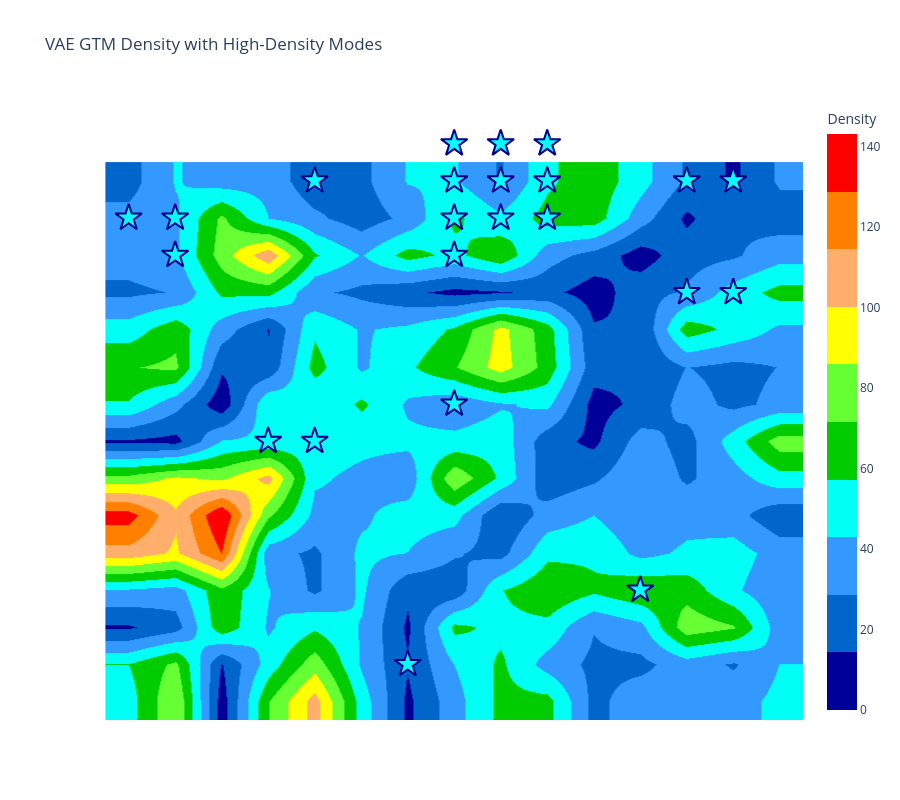
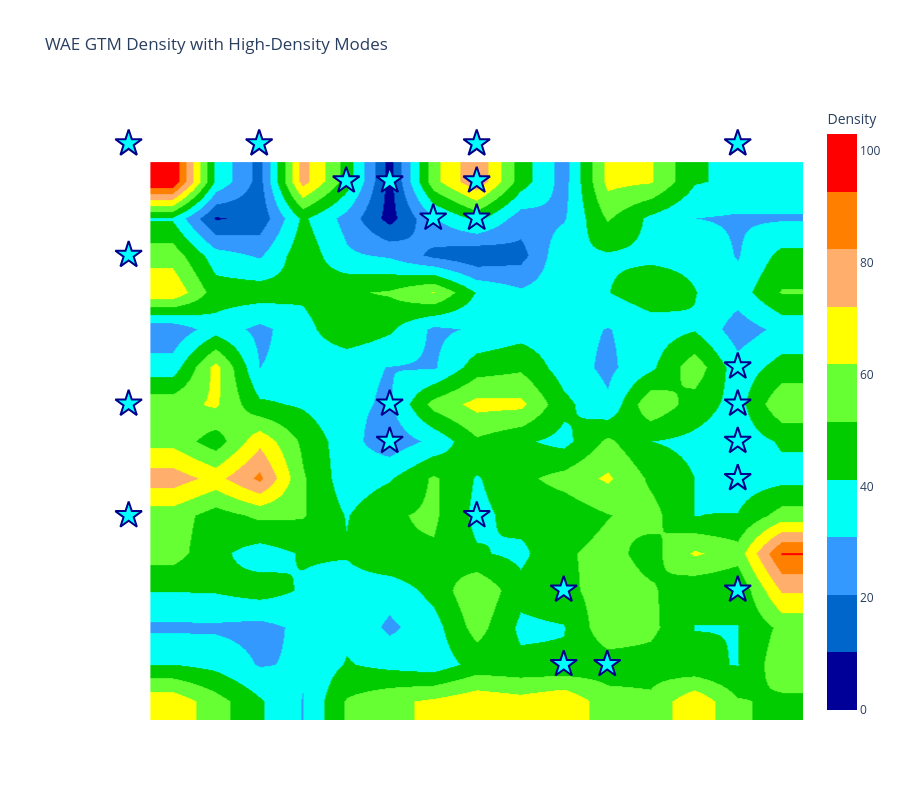
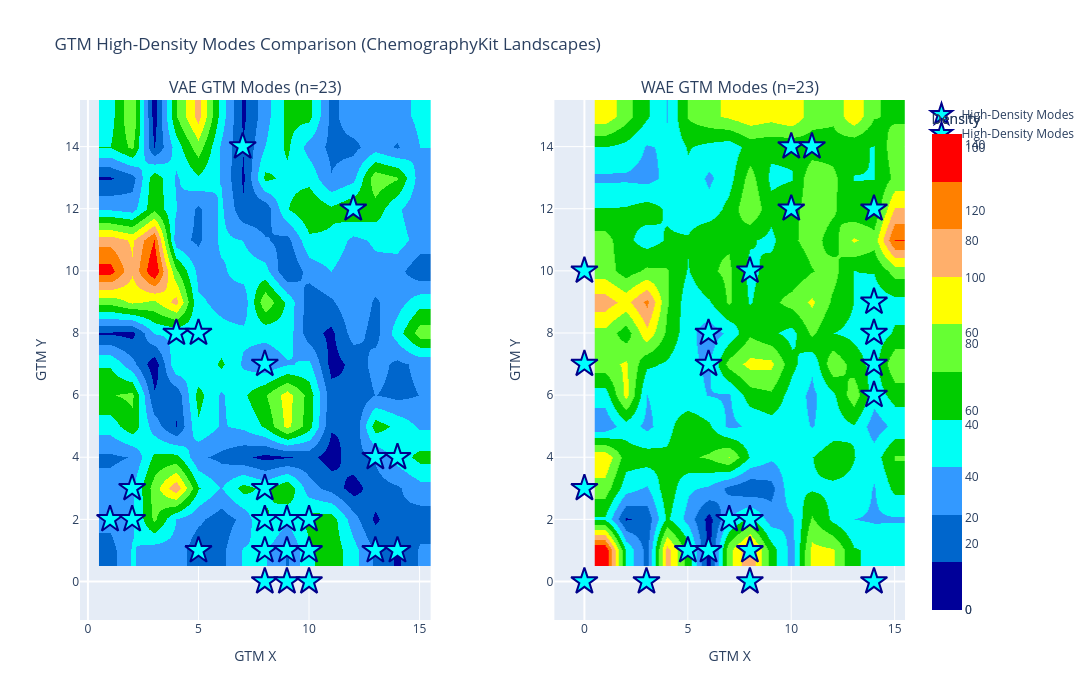

These figures' notebook cell, in order:
### Code cell
# Visualize modes on density landscape using ChemographyKit

print("Creating enhanced mode visualization with landscape background...")

# Create smooth density landscape as base
fig_modes_wae = plotly_smooth_density_landscape(
    density_table_wae,
    node_threshold=0.01,
    use_smooth=True,
    title="WAE GTM Density with High-Density Modes",
    width=900,
    height=800,
    background_color="white"
)

# Convert mode grid coordinates to continuous GTM coordinates
def grid_to_gtm_coords(modes, k):
    """Convert grid indices to GTM continuous coordinates"""
    gtm_coords = modes.copy().astype(float)
    return gtm_coords

modes_wae_gtm = grid_to_gtm_coords(modes_wae, k_wae)

# Add mode markers to WAE plot
fig_modes_wae.add_trace(
    go.Scatter(
        x=modes_wae_gtm[:, 1],
        y=modes_wae_gtm[:, 0],
        mode='markers',
        marker=dict(
            size=20,
            color='cyan',
            symbol='star',
            line=dict(color='darkblue', width=2)
        ),
        name='High-Density Modes',
        hovertemplate='Mode %{text}<br>x: %{x:.1f}<br>y: %{y:.1f}<extra></extra>',
        text=[f'{i+1}' for i in range(len(modes_wae))]
    )
)

# Save
wae_modes_path = RESULTS_DIR / 'gtm_modes_wae.html'
fig_modes_wae.write_html(str(wae_modes_path))

print(f"Saved mode visualization to: {wae_modes_path}")

# Show
fig_modes_wae.show()

### Figure 1 — Plotly figure (JSON) as saved in the notebook; plotly's stock layout.template omitted (floating-point values rounded to 4 significant figures; data arrays with more than 128 entries replaced by an {"elided": "..."} marker saying what was removed)
{"data": [{"colorbar": {"title": {"text": "Density"}}, "colorscale": [[0, "rgb(0,0,153)"], [0.1, "rgb(0,0,153)"], [0.1, "rgb(0,102,204)"], [0.2, "rgb(0,102,204)"], [0.2, "rgb(51,153,255)"], [0.3, "rgb(51,153,255)"], [0.3, "rgb(0,255,245)"], [0.4, "rgb(0,255,245)"], [0.4, "rgb(0,204,0)"], [0.5, "rgb(0,204,0)"], [0.5, "rgb(102,255,51)"], [0.6, "rgb(102,255,51)"], [0.6, "rgb(255,255,0)"], [0.7, "rgb(255,255,0)"], [0.7, "rgb(255,175,107)"], [0.8, "rgb(255,175,107)"], [0.8, "rgb(255,128,0)"], [0.9, "rgb(255,128,0)"], [0.9, "rgb(255,0,0)"], [1, "rgb(255,0,0)"]], "hoverinfo": "text", "showscale": true, "text": {"elided": "15x15 str values"}, "type": "heatmap", "x": [1, 2, 3, 4, 5, 6, 7, 8, 9, 10, 11, 12, 13, 14, 15], "y": [15, 14, 13, 12, 11, 10, 9, 8, 7, 6, 5, 4, 3, 2, 1], "z": {"elided": "15x15 float values"}, "zmax": 143.1, "zmin": 0, "zsmooth": "best"}, {"colorscale": [[0, "rgba(255,255,255,1)"], [6.988e-05, "rgba(255,255,255,1)"], [7.088e-05, "rgba(255,255,255,0)"], [1, "rgba(255,255,255,0)"]], "hoverinfo": "none", "showscale": false, "type": "heatmap", "x": [1, 2, 3, 4, 5, 6, 7, 8, 9, 10, 11, 12, 13, 14, 15], "y": [15, 14, 13, 12, 11, 10, 9, 8, 7, 6, 5, 4, 3, 2, 1], "z": {"elided": "15x15 float values"}, "zmax": 1, "zmin": 0, "zsmooth": "best"}, {"colorscale": [[0, "rgba(0,0,0,0)"], [1, "rgba(0,0,0,0)"]], "hoverinfo": "text", "showscale": false, "text": {"elided": "15x15 str values"}, "type": "heatmap", "x": [1, 2, 3, 4, 5, 6, 7, 8, 9, 10, 11, 12, 13, 14, 15], "y": [15, 14, 13, 12, 11, 10, 9, 8, 7, 6, 5, 4, 3, 2, 1], "z": {"elided": "15x15 float values"}, "zmax": 1, "zmin": 0}, {"hovertemplate": "Mode %{text}<br>x: %{x:.1f}<br>y: %{y:.1f}<extra></extra>", "marker": {"color": "cyan", "line": {"color": "darkblue", "width": 2}, "size": 20, "symbol": "star"}, "mode": "markers", "name": "High-Density Modes", "text": ["1", "2", "3", "4", "5", "6", "7", "8", "9", "10", "11", "12", "13", "14", "15", "16", "17", "18", "19", "20", "21", "22", "23"], "type": "scatter", "x": [8.0, 9.0, 10.0, 5.0, 8.0, 9.0, 10.0, 13.0, 14.0, 1.0, 2.0, 8.0, 9.0, 10.0, 2.0, 8.0, 13.0, 14.0, 8.0, 4.0, 5.0, 12.0, 7.0], "y": [0.0, 0.0, 0.0, 1.0, 1.0, 1.0, 1.0, 1.0, 1.0, 2.0, 2.0, 2.0, 2.0, 2.0, 3.0, 3.0, 4.0, 4.0, 7.0, 8.0, 8.0, 12.0, 14.0]}], "layout": {"height": 800, "paper_bgcolor": "white", "plot_bgcolor": "white", "title": {"text": "VAE GTM Density with High-Density Modes"}, "width": 900, "xaxis": {"visible": false}, "yaxis": {"autorange": "reversed", "visible": false}}}

### Figure 2 — Plotly figure (JSON) as saved in the notebook; plotly's stock layout.template omitted (floating-point values rounded to 4 significant figures; data arrays with more than 128 entries replaced by an {"elided": "..."} marker saying what was removed)
{"data": [{"colorbar": {"title": {"text": "Density"}}, "colorscale": [[0, "rgb(0,0,153)"], [0.1, "rgb(0,0,153)"], [0.1, "rgb(0,102,204)"], [0.2, "rgb(0,102,204)"], [0.2, "rgb(51,153,255)"], [0.3, "rgb(51,153,255)"], [0.3, "rgb(0,255,245)"], [0.4, "rgb(0,255,245)"], [0.4, "rgb(0,204,0)"], [0.5, "rgb(0,204,0)"], [0.5, "rgb(102,255,51)"], [0.6, "rgb(102,255,51)"], [0.6, "rgb(255,255,0)"], [0.7, "rgb(255,255,0)"], [0.7, "rgb(255,175,107)"], [0.8, "rgb(255,175,107)"], [0.8, "rgb(255,128,0)"], [0.9, "rgb(255,128,0)"], [0.9, "rgb(255,0,0)"], [1, "rgb(255,0,0)"]], "hoverinfo": "text", "showscale": true, "text": {"elided": "15x15 str values"}, "type": "heatmap", "x": [1, 2, 3, 4, 5, 6, 7, 8, 9, 10, 11, 12, 13, 14, 15], "y": [15, 14, 13, 12, 11, 10, 9, 8, 7, 6, 5, 4, 3, 2, 1], "z": {"elided": "15x15 float values"}, "zmax": 103.0, "zmin": 0, "zsmooth": "best"}, {"colorscale": [[0, "rgba(255,255,255,1)"], [9.706e-05, "rgba(255,255,255,1)"], [9.806e-05, "rgba(255,255,255,0)"], [1, "rgba(255,255,255,0)"]], "hoverinfo": "none", "showscale": false, "type": "heatmap", "x": [1, 2, 3, 4, 5, 6, 7, 8, 9, 10, 11, 12, 13, 14, 15], "y": [15, 14, 13, 12, 11, 10, 9, 8, 7, 6, 5, 4, 3, 2, 1], "z": {"elided": "15x15 float values"}, "zmax": 1, "zmin": 0, "zsmooth": "best"}, {"colorscale": [[0, "rgba(0,0,0,0)"], [1, "rgba(0,0,0,0)"]], "hoverinfo": "text", "showscale": false, "text": {"elided": "15x15 str values"}, "type": "heatmap", "x": [1, 2, 3, 4, 5, 6, 7, 8, 9, 10, 11, 12, 13, 14, 15], "y": [15, 14, 13, 12, 11, 10, 9, 8, 7, 6, 5, 4, 3, 2, 1], "z": {"elided": "15x15 float values"}, "zmax": 1, "zmin": 0}, {"hovertemplate": "Mode %{text}<br>x: %{x:.1f}<br>y: %{y:.1f}<extra></extra>", "marker": {"color": "cyan", "line": {"color": "darkblue", "width": 2}, "size": 20, "symbol": "star"}, "mode": "markers", "name": "High-Density Modes", "text": ["1", "2", "3", "4", "5", "6", "7", "8", "9", "10", "11", "12", "13", "14", "15", "16", "17", "18", "19", "20", "21", "22", "23"], "type": "scatter", "x": [0.0, 3.0, 8.0, 14.0, 5.0, 6.0, 8.0, 7.0, 8.0, 0.0, 14.0, 0.0, 6.0, 14.0, 6.0, 14.0, 14.0, 0.0, 8.0, 10.0, 14.0, 10.0, 11.0], "y": [0.0, 0.0, 0.0, 0.0, 1.0, 1.0, 1.0, 2.0, 2.0, 3.0, 6.0, 7.0, 7.0, 7.0, 8.0, 8.0, 9.0, 10.0, 10.0, 12.0, 12.0, 14.0, 14.0]}], "layout": {"height": 800, "paper_bgcolor": "white", "plot_bgcolor": "white", "title": {"text": "WAE GTM Density with High-Density Modes"}, "width": 900, "xaxis": {"visible": false}, "yaxis": {"autorange": "reversed", "visible": false}}}

### Figure 3 — Plotly figure (JSON) as saved in the notebook; plotly's stock layout.template omitted (floating-point values rounded to 4 significant figures; data arrays with more than 128 entries replaced by an {"elided": "..."} marker saying what was removed)
{"data": [{"colorbar": {"title": {"text": "Density"}}, "colorscale": [[0, "rgb(0,0,153)"], [0.1, "rgb(0,0,153)"], [0.1, "rgb(0,102,204)"], [0.2, "rgb(0,102,204)"], [0.2, "rgb(51,153,255)"], [0.3, "rgb(51,153,255)"], [0.3, "rgb(0,255,245)"], [0.4, "rgb(0,255,245)"], [0.4, "rgb(0,204,0)"], [0.5, "rgb(0,204,0)"], [0.5, "rgb(102,255,51)"], [0.6, "rgb(102,255,51)"], [0.6, "rgb(255,255,0)"], [0.7, "rgb(255,255,0)"], [0.7, "rgb(255,175,107)"], [0.8, "rgb(255,175,107)"], [0.8, "rgb(255,128,0)"], [0.9, "rgb(255,128,0)"], [0.9, "rgb(255,0,0)"], [1, "rgb(255,0,0)"]], "hoverinfo": "text", "showscale": true, "text": {"elided": "15x15 str values"}, "type": "heatmap", "x": [1, 2, 3, 4, 5, 6, 7, 8, 9, 10, 11, 12, 13, 14, 15], "xaxis": "x", "y": [15, 14, 13, 12, 11, 10, 9, 8, 7, 6, 5, 4, 3, 2, 1], "yaxis": "y", "z": {"elided": "15x15 float values"}, "zmax": 143.1, "zmin": 0, "zsmooth": "best"}, {"colorscale": [[0, "rgba(255,255,255,1)"], [6.988e-05, "rgba(255,255,255,1)"], [7.088e-05, "rgba(255,255,255,0)"], [1, "rgba(255,255,255,0)"]], "hoverinfo": "none", "showscale": false, "type": "heatmap", "x": [1, 2, 3, 4, 5, 6, 7, 8, 9, 10, 11, 12, 13, 14, 15], "xaxis": "x", "y": [15, 14, 13, 12, 11, 10, 9, 8, 7, 6, 5, 4, 3, 2, 1], "yaxis": "y", "z": {"elided": "15x15 float values"}, "zmax": 1, "zmin": 0, "zsmooth": "best"}, {"colorscale": [[0, "rgba(0,0,0,0)"], [1, "rgba(0,0,0,0)"]], "hoverinfo": "text", "showscale": false, "text": {"elided": "15x15 str values"}, "type": "heatmap", "x": [1, 2, 3, 4, 5, 6, 7, 8, 9, 10, 11, 12, 13, 14, 15], "xaxis": "x", "y": [15, 14, 13, 12, 11, 10, 9, 8, 7, 6, 5, 4, 3, 2, 1], "yaxis": "y", "z": {"elided": "15x15 float values"}, "zmax": 1, "zmin": 0}, {"hovertemplate": "Mode %{text}<br>x: %{x:.1f}<br>y: %{y:.1f}<extra></extra>", "marker": {"color": "cyan", "line": {"color": "darkblue", "width": 2}, "size": 20, "symbol": "star"}, "mode": "markers", "name": "High-Density Modes", "text": ["1", "2", "3", "4", "5", "6", "7", "8", "9", "10", "11", "12", "13", "14", "15", "16", "17", "18", "19", "20", "21", "22", "23"], "type": "scatter", "x": [8.0, 9.0, 10.0, 5.0, 8.0, 9.0, 10.0, 13.0, 14.0, 1.0, 2.0, 8.0, 9.0, 10.0, 2.0, 8.0, 13.0, 14.0, 8.0, 4.0, 5.0, 12.0, 7.0], "xaxis": "x", "y": [0.0, 0.0, 0.0, 1.0, 1.0, 1.0, 1.0, 1.0, 1.0, 2.0, 2.0, 2.0, 2.0, 2.0, 3.0, 3.0, 4.0, 4.0, 7.0, 8.0, 8.0, 12.0, 14.0], "yaxis": "y"}, {"colorbar": {"title": {"text": "Density"}}, "colorscale": [[0, "rgb(0,0,153)"], [0.1, "rgb(0,0,153)"], [0.1, "rgb(0,102,204)"], [0.2, "rgb(0,102,204)"], [0.2, "rgb(51,153,255)"], [0.3, "rgb(51,153,255)"], [0.3, "rgb(0,255,245)"], [0.4, "rgb(0,255,245)"], [0.4, "rgb(0,204,0)"], [0.5, "rgb(0,204,0)"], [0.5, "rgb(102,255,51)"], [0.6, "rgb(102,255,51)"], [0.6, "rgb(255,255,0)"], [0.7, "rgb(255,255,0)"], [0.7, "rgb(255,175,107)"], [0.8, "rgb(255,175,107)"], [0.8, "rgb(255,128,0)"], [0.9, "rgb(255,128,0)"], [0.9, "rgb(255,0,0)"], [1, "rgb(255,0,0)"]], "hoverinfo": "text", "showscale": true, "text": {"elided": "15x15 str values"}, "type": "heatmap", "x": [1, 2, 3, 4, 5, 6, 7, 8, 9, 10, 11, 12, 13, 14, 15], "xaxis": "x2", "y": [15, 14, 13, 12, 11, 10, 9, 8, 7, 6, 5, 4, 3, 2, 1], "yaxis": "y2", "z": {"elided": "15x15 float values"}, "zmax": 103.0, "zmin": 0, "zsmooth": "best"}, {"colorscale": [[0, "rgba(255,255,255,1)"], [9.706e-05, "rgba(255,255,255,1)"], [9.806e-05, "rgba(255,255,255,0)"], [1, "rgba(255,255,255,0)"]], "hoverinfo": "none", "showscale": false, "type": "heatmap", "x": [1, 2, 3, 4, 5, 6, 7, 8, 9, 10, 11, 12, 13, 14, 15], "xaxis": "x2", "y": [15, 14, 13, 12, 11, 10, 9, 8, 7, 6, 5, 4, 3, 2, 1], "yaxis": "y2", "z": {"elided": "15x15 float values"}, "zmax": 1, "zmin": 0, "zsmooth": "best"}, {"colorscale": [[0, "rgba(0,0,0,0)"], [1, "rgba(0,0,0,0)"]], "hoverinfo": "text", "showscale": false, "text": {"elided": "15x15 str values"}, "type": "heatmap", "x": [1, 2, 3, 4, 5, 6, 7, 8, 9, 10, 11, 12, 13, 14, 15], "xaxis": "x2", "y": [15, 14, 13, 12, 11, 10, 9, 8, 7, 6, 5, 4, 3, 2, 1], "yaxis": "y2", "z": {"elided": "15x15 float values"}, "zmax": 1, "zmin": 0}, {"hovertemplate": "Mode %{text}<br>x: %{x:.1f}<br>y: %{y:.1f}<extra></extra>", "marker": {"color": "cyan", "line": {"color": "darkblue", "width": 2}, "size": 20, "symbol": "star"}, "mode": "markers", "name": "High-Density Modes", "text": ["1", "2", "3", "4", "5", "6", "7", "8", "9", "10", "11", "12", "13", "14", "15", "16", "17", "18", "19", "20", "21", "22", "23"], "type": "scatter", "x": [0.0, 3.0, 8.0, 14.0, 5.0, 6.0, 8.0, 7.0, 8.0, 0.0, 14.0, 0.0, 6.0, 14.0, 6.0, 14.0, 14.0, 0.0, 8.0, 10.0, 14.0, 10.0, 11.0], "xaxis": "x2", "y": [0.0, 0.0, 0.0, 0.0, 1.0, 1.0, 1.0, 2.0, 2.0, 3.0, 6.0, 7.0, 7.0, 7.0, 8.0, 8.0, 9.0, 10.0, 10.0, 12.0, 12.0, 14.0, 14.0], "yaxis": "y2"}], "layout": {"annotations": [{"font": {"size": 16}, "showarrow": false, "text": "VAE GTM Modes (n=23)", "x": 0.2125, "xanchor": "center", "xref": "paper", "y": 1, "yanchor": "bottom", "yref": "paper"}, {"font": {"size": 16}, "showarrow": false, "text": "WAE GTM Modes (n=23)", "x": 0.7875, "xanchor": "center", "xref": "paper", "y": 1, "yanchor": "bottom", "yref": "paper"}], "height": 700, "showlegend": true, "title": {"text": "GTM High-Density Modes Comparison (ChemographyKit Landscapes)"}, "width": 1600, "xaxis": {"anchor": "y", "domain": [0, 0.425], "title": {"text": "GTM X"}}, "xaxis2": {"anchor": "y2", "domain": [0.575, 1], "title": {"text": "GTM X"}}, "yaxis": {"anchor": "x", "domain": [0, 1], "title": {"text": "GTM Y"}}, "yaxis2": {"anchor": "x2", "domain": [0, 1], "title": {"text": "GTM Y"}}}}
